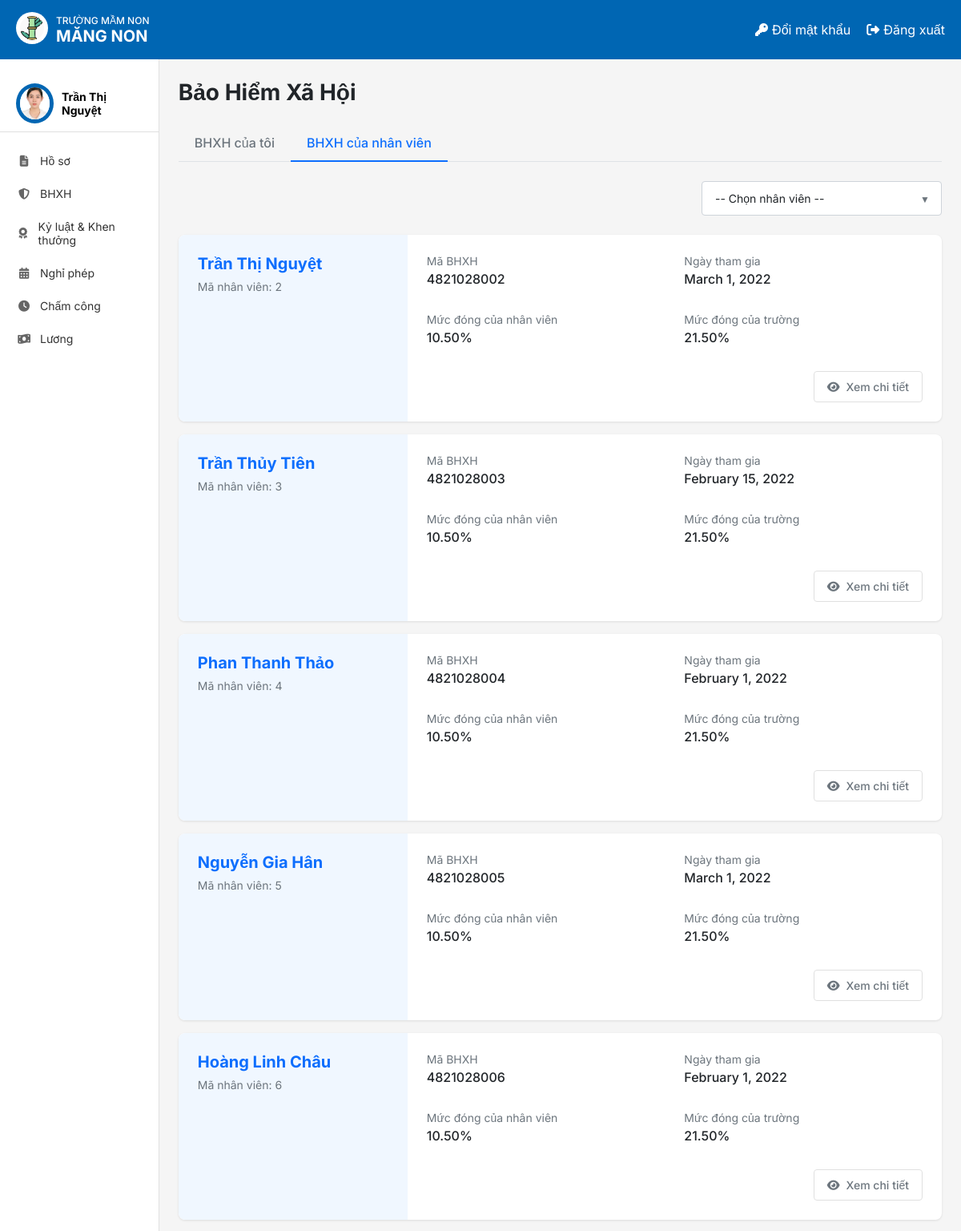
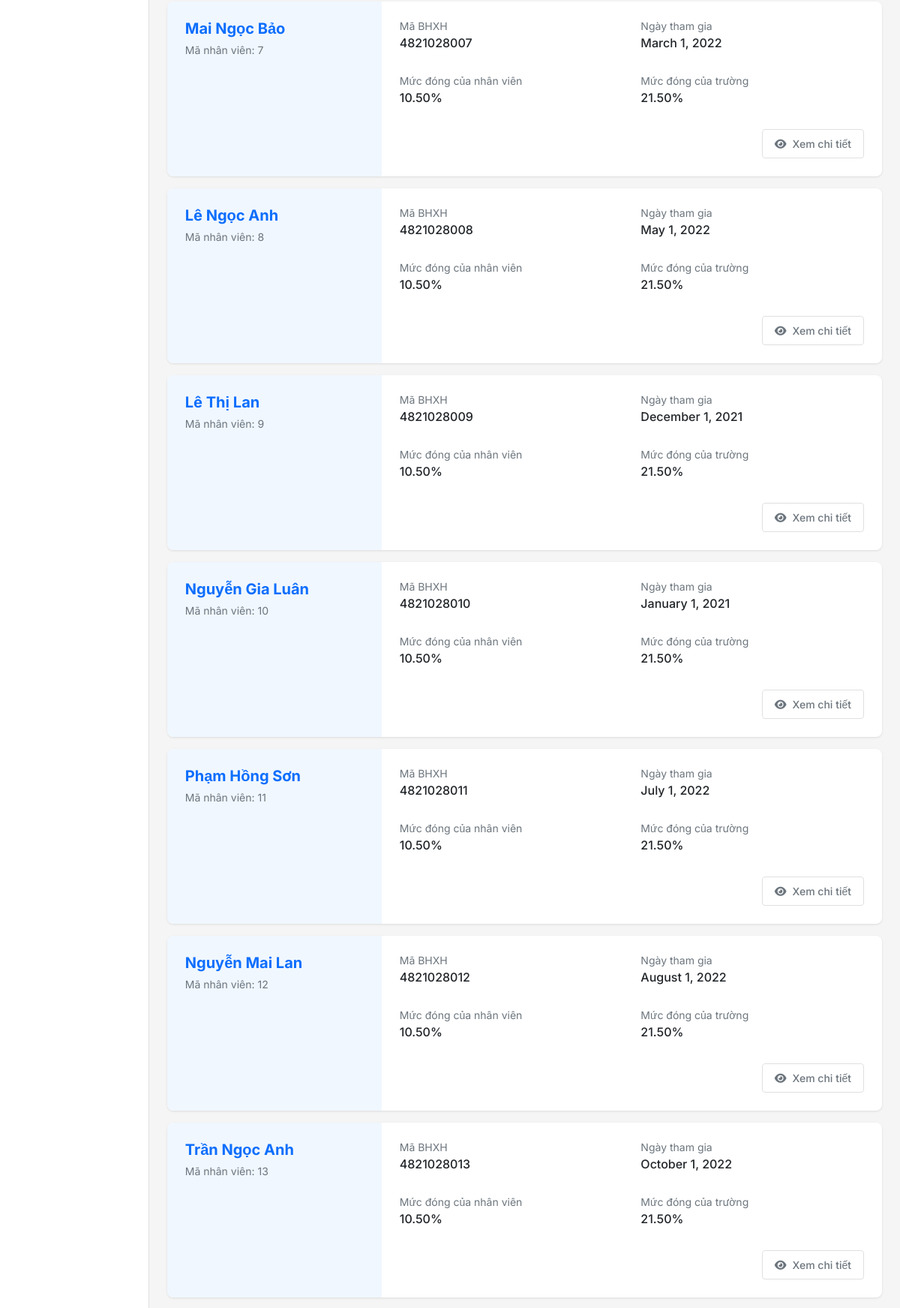
Page /bhxh/ (signed in, upper part) on the committed database (2 pictures, top to bottom).
### HOME/models.py (models this page shows, shortened)
class NhanVien(models.Model):
 user = models.OneToOneField(User, on_delete=models.CASCADE, unique=True, null=False, related_name='nhanvien_home')
 ten_nv = models.CharField(max_length=100)
 anh_ca_nhan = models.ImageField(upload_to='nhanvien/', null=True, blank=True)
 gioi_tinh = models.CharField(max_length=10, choices=[('2', 'Nam'), ('1', 'Nữ')],default='1')
 ngay_sinh = models.DateField(null=True)
 vi_tri_cong_viec = models.CharField(max_length=100, blank=True, null=True)
 to_phong_ban = models.CharField(max_length=50, choices=TO_PHONG_BAN_CHOICES)
 trinh_do_hoc_van = models.CharField(max_length=50, choices=TRINH_DO_HOC_VAN_CHOICES)
 chuyen_nganh = models.CharField(max_length=100, null=True)
 noi_dao_tao = models.CharField(max_length=100)
 nam_tn = models.IntegerField(null=True)
 ngay_cap = models.DateField(null=True)
 noi_cap = models.CharField(max_length=100)
 dia_chi_tam_tru = models.TextField(null=True)
 chuc_vu = models.CharField(max_length=150, null=True)
 so_dien_thoai = models.CharField(
     max_length=10,
     unique=True)
 email = models.EmailField(unique=True, max_length=50, null=True)
 so_cccd = models.CharField(
     max_length=12,
     unique=True
 )
 phu_caps = models.ManyToManyField(PhuCap, through='PhuCapNhanVien',blank=True)
 class Meta:
     db_table = 'HOME_nhanvien'

class BHXH(models.Model):
   nhan_vien = models.ForeignKey(NhanVien, on_delete=models.CASCADE)
   ma_BHXH  = models.CharField(null=True,max_length=10,unique=True,
   validators=[RegexValidator(regex=r'^\d{10}$', message='Mã BHXH phải có đúng 10 chữ số')])
   nhan_vien_dong = models.DecimalField(max_digits=5, decimal_places=2, default=10.5)
   truong_dong = models.DecimalField(max_digits=5, decimal_places=2, default=21.5)
   thoi_gian_bat_dau = models.DateField(null=True)

### BHXH/views.py (the view)
# urls.py: path('bhxh/',bhxh,name='bhxh_list'),
def bhxh(request):
    nhanvien = get_object_or_404(NhanVien, user=request.user)
    bhxh_list = BHXH.objects.all().order_by('nhan_vien__id')
    nv_id = request.GET.get('nv_id')
    if nv_id:
        bhxh_list = bhxh_list.filter(nhan_vien__id=nv_id)
    ds_nhanvien = NhanVien.objects.filter(id__in=bhxh_list.values_list('nhan_vien__id', flat=True))
    form = DongBHXHForm()
    return render(request, 'BHXH/BHXH.html', {
        'bhxh_list': bhxh_list,
        'nhan_vien': nhanvien,
        'ds_nhanvien': ds_nhanvien,  #  Chỉ những nhân viên có BHXH
        'form': form,
        'selected_nv_id': nv_id if nv_id else '',
    })

### BHXH/forms.py
class DongBHXHForm(forms.Form):
    ngay_bat_dau = forms.DateField(
        required=True,
        label="Ngày bắt đầu",
        widget=forms.DateInput(attrs={
            'type': 'date',
            'class': 'form-control'
        })
    )
    ngay_ket_thuc = forms.DateField(
        required=True,
        label="Ngày kết thúc",
        widget=forms.DateInput(attrs={
            'type': 'date',
            'class': 'form-control'
        })
    )

### templates/BHXH/BHXH.html (shortened to what this page needs)
{% extends 'home.html' %}
{% load static %}
{% block page_background %}
<link rel="stylesheet" href="{% static 'css/BHXH.css' %}">
<div class="bhxh-container">
    <div class="bhxh-header">
        <h2 class="bhxh-title">Bảo Hiểm Xã Hội</h2>
    </div>
    {% url 'bhxh_list' as url_all %}
    {% url 'bhxh_me' as url_me %}
    <ul class="bhxh-nav-tabs">
        <li class="bhxh-nav-item">
            <a class="bhxh-nav-link {% if request.path == url_me %}active{% endif %}" href="{{ url_me }}">BHXH của tôi</a>
        </li>
        <li class="bhxh-nav-item">
            <a class="bhxh-nav-link {% if request.path == url_all %}active{% endif %}" href="{{ url_all }}">BHXH của nhân viên</a>
        </li>
    </ul>
    <form method="get" class="bhxh-filter-form">
        <div class="bhxh-filter-row">
            <div class="bhxh-custom-select">
                <select name="nv_id" class="bhxh-form-select" onchange="this.form.submit()">
                    <option value="" {% if not selected_nv_id %}selected{% endif %}>-- Chọn nhân viên --</option>
                </select>
            </div>
        </div>
    </form>
    <div class="bhxh-list">
        {% for bh in bhxh_list %}
        <div class="bhxh-card">
            <div class="bhxh-card-body">
                <div class="bhxh-card-row">
                    <div class="bhxh-employee-info">
                       <h5 class="bhxh-employee-name">
                            <a href="{% url 'edit_bhxh' ma_nv=bh.nhan_vien.id %}" class="bhxh-link">
                                {{ bh.nhan_vien.ten_nv }}
                            </a>
                       </h5>
                        <p class="bhxh-text-muted">Mã nhân viên: {{ bh.nhan_vien.id }}</p>
                    </div>
                    <div class="bhxh-details">
                        <div class="bhxh-details-grid">
                            <div class="bhxh-detail-item">
                                <p class="bhxh-info-label">Mã BHXH</p>
                                <p class="bhxh-info-value">{{ bh.ma_BHXH }}</p>
                            </div>
                            <div class="bhxh-detail-item">
                                <p class="bhxh-info-label">Ngày tham gia</p>
                                <p class="bhxh-info-value">{{ bh.thoi_gian_bat_dau|date:"F j, Y" }}</p>
                            </div>
                            <div class="bhxh-detail-item">
                                <p class="bhxh-info-label">Mức đóng của nhân viên</p>
                                <p class="bhxh-info-value  ">{{ bh.nhan_vien_dong }}%</p>
                            </div>
                            <div class="bhxh-detail-item">
                                <p class="bhxh-info-label">Mức đóng của trường</p>
                                <p class="bhxh-info-value  ">{{ bh.truong_dong }}%</p>
                            </div>
                        </div>
                        <div class="bhxh-actions-bottom">
                           <a href="{% url 'info_bhxh' ma_nv=bh.nhan_vien.id %}" class="bhxh-btn bhxh-btn-outline-secondary">
                               <i class="fas fa-eye"></i> Xem chi tiết
                           </a>
                        </div>
                    </div>
                </div>
            </div>
        </div>
        {% empty %}
        <p class="bhxh-empty-message">Không có dữ liệu BHXH.</p>
        {% endfor %}
    </div>
</div>
{% endblock %}

### templates/home.html (shortened to what this page needs)
<!DOCTYPE html>
{% load static %}
<html lang="vi">
<head>
    <link rel="stylesheet" href="{% static 'css/style.css' %}">
    <link rel="stylesheet" href="https://cdnjs.cloudflare.com/ajax/libs/font-awesome/6.4.0/css/all.min.css">
</head>
<body>
    <div class="container">
        <header class="header">
            <div class="logo-container">
                <a href="{% url 'home' %}">
                    <img src="{% static 'images/logo.jpg' %}" alt="Logo" class="logo-img">
                </a>
                <div class="logo-text">
                    <div class="school-type">TRƯỜNG MẦM NON</div>
                    <div class="school-name"><b>MĂNG NON</b></div>
                </div>
            </div>
            <div class="header-actions">
                <a href="{% url 'change_password' %}" class="header-link">
                    <i class="fas fa-key"></i> Đổi mật khẩu
                </a>
                <a href="{% url 'logout' %}" class="header-link">
                    <i class="fas fa-sign-out-alt"></i> Đăng xuất
                </a>
            </div>
        </header>
        <div class="content">
            <aside class="sidebar">
                <div class="user-profile">
                    <div class="avatar">
                        <img src="{{ nhan_vien.anh_ca_nhan.url }}" alt="User Avatar">
                    </div>
                    <div class="user-info">
                        {% if request.user.is_authenticated %}
                            <div class="user-name">{{ nhan_vien.ten_nv }}</div>
                        {% endif %}
                    </div>
                </div>
                <nav class="sidebar-nav">
                    <a href="{% url 'Redirect_hoso_view' %}" class="nav-item"><i class="fas fa-file-alt"></i> Hồ sơ</a>
                    <a href="{% url 'redirectBHXH' %}" class="nav-item"><i class="fas fa-shield-alt"></i> BHXH</a>
                    <a href="{% url 'ky_luat_khen_thuong' %}" class="nav-item"><i class="fas fa-award"></i> Kỷ luật & Khen thưởng</a>
                    <a href="{% url 'DanhSachNP_redirect' %}" class="nav-item"><i class="fas fa-calendar-alt"></i> Nghỉ phép</a>
                    <a href="{% url 'cham_cong' %}" class="nav-item"><i class="fas fa-clock"></i> Chấm công</a>
                    <a href="{% url 'chuyen_huong_luong' %}" class="nav-item"><i class="fas fa-money-bill-wave"></i> Lương</a>
                </nav>
            </aside>
            {% block page_background %}{% endblock %}
        </div>
    </div>
</body>
</html>

### static/css/style.css (style rules this page uses)
* { margin: 0; padding: 0; box-sizing: border-box; font-family: 'Inter', sans-serif; }
body { background-color: #f5f5f5; }
.container { display: flex; flex-direction: column; min-height: 100vh; }
.header { background-color: #0066b3; color: white; padding: 15px 20px; display: flex; justify-content: space-between; align-items: center; }
.logo-container { display: flex; align-items: center; }
.logo-img { width: 40px; height: 40px; margin-right: 10px; background-color: white; border-radius: 50%; padding: 5px; }
.logo-text { display: flex; flex-direction: column; }
.school-type { font-size: 12px; font-weight: 500; }
.school-name { font-size: 20px; font-weight: bold; }
.header-actions { display: flex; gap: 20px; }
.header-link { color: white; text-decoration: none; display: flex; align-items: center; gap: 5px; }
.content { display: flex; flex: 1; }
.sidebar { width: 240px; background-color: white; border-right: 1px solid #e0e0e0; padding: 20px 0; }
.user-profile { display: flex; align-items: center; padding: 10px 20px; border-bottom: 1px solid #e0e0e0; margin-bottom: 15px; }
.avatar { width: 50px; height: 50px; border-radius: 50%; overflow: hidden; margin-right: 10px; border: 5px solid #0066b3; }
.avatar img { width: 100%; height: 100%; object-fit: cover; }
.user-info { display: flex; flex-direction: column; }
.user-name { font-weight: bold; font-size: 14px; }
.sidebar-nav { display: flex; flex-direction: column; }
.nav-item { padding: 12px 20px; color: #333; text-decoration: none; display: flex; align-items: center; gap: 10px; font-size: 14px; transition: background-color 0.2s; }
.nav-item i { width: 20px; text-align: center; color: #666; }

### rows in the picture
NhanVien: anh_ca_nhan (picture), ten_nv "Trần Thị Nguyệt"
BHXH: nhan_vien.ten_nv "Trần Thị Nguyệt", nhan_vien.id "2", ma_BHXH "4821028002", thoi_gian_bat_dau "March 1, 2022", nhan_vien_dong "10.50", truong_dong "21.50"
BHXH: nhan_vien.ten_nv "Trần Thủy Tiên", nhan_vien.id "3", ma_BHXH "4821028003", thoi_gian_bat_dau "February 15, 2022", nhan_vien_dong "10.50", truong_dong "21.50"
BHXH: nhan_vien.ten_nv "Phan Thanh Thảo", nhan_vien.id "4", ma_BHXH "4821028004", thoi_gian_bat_dau "February 1, 2022", nhan_vien_dong "10.50", truong_dong "21.50"
BHXH: nhan_vien.ten_nv "Nguyễn Gia Hân", nhan_vien.id "5", ma_BHXH "4821028005", thoi_gian_bat_dau "March 1, 2022", nhan_vien_dong "10.50", truong_dong "21.50"
BHXH: nhan_vien.ten_nv "Hoàng Linh Châu", nhan_vien.id "6", ma_BHXH "4821028006", thoi_gian_bat_dau "February 1, 2022", nhan_vien_dong "10.50", truong_dong "21.50"
BHXH: nhan_vien.ten_nv "Mai Ngọc Bảo", nhan_vien.id "7", ma_BHXH "4821028007", thoi_gian_bat_dau "March 1, 2022", nhan_vien_dong "10.50", truong_dong "21.50"
BHXH: nhan_vien.ten_nv "Lê Ngọc Anh", nhan_vien.id "8", ma_BHXH "4821028008", thoi_gian_bat_dau "May 1, 2022", nhan_vien_dong "10.50", truong_dong "21.50"
BHXH: nhan_vien.ten_nv "Lê Thị Lan", nhan_vien.id "9", ma_BHXH "4821028009", thoi_gian_bat_dau "December 1, 2021", nhan_vien_dong "10.50", truong_dong "21.50"
BHXH: nhan_vien.ten_nv "Nguyễn Gia Luân", nhan_vien.id "10", ma_BHXH "4821028010", thoi_gian_bat_dau "January 1, 2021", nhan_vien_dong "10.50", truong_dong "21.50"
BHXH: nhan_vien.ten_nv "Phạm Hồng Sơn", nhan_vien.id "11", ma_BHXH "4821028011", thoi_gian_bat_dau "July 1, 2022", nhan_vien_dong "10.50", truong_dong "21.50"
BHXH: nhan_vien.ten_nv "Nguyễn Mai Lan", nhan_vien.id "12", ma_BHXH "4821028012", thoi_gian_bat_dau "August 1, 2022", nhan_vien_dong "10.50", truong_dong "21.50"
BHXH: nhan_vien.ten_nv "Trần Ngọc Anh", nhan_vien.id "13", ma_BHXH "4821028013", thoi_gian_bat_dau "October 1, 2022", nhan_vien_dong "10.50", truong_dong "21.50"
